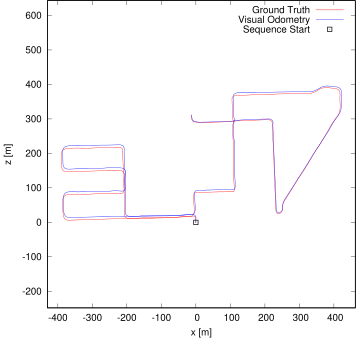

The script that drew this image:
set term postscript eps enhanced color
set output "08.eps"
set size ratio -1
set xrange [-430:462]
set yrange [-248:643]
set xlabel "x [m]"
set ylabel "z [m]"
plot "08.txt" using 1:2 lc rgb "#FF0000" title 'Ground Truth' w lines,"08.txt" using 3:4 lc rgb "#0000FF" title 'Visual Odometry' w lines,"< head -1 08.txt" using 1:2 lc rgb "#000000" pt 4 ps 1 lw 2 title 'Sequence Start' w points
